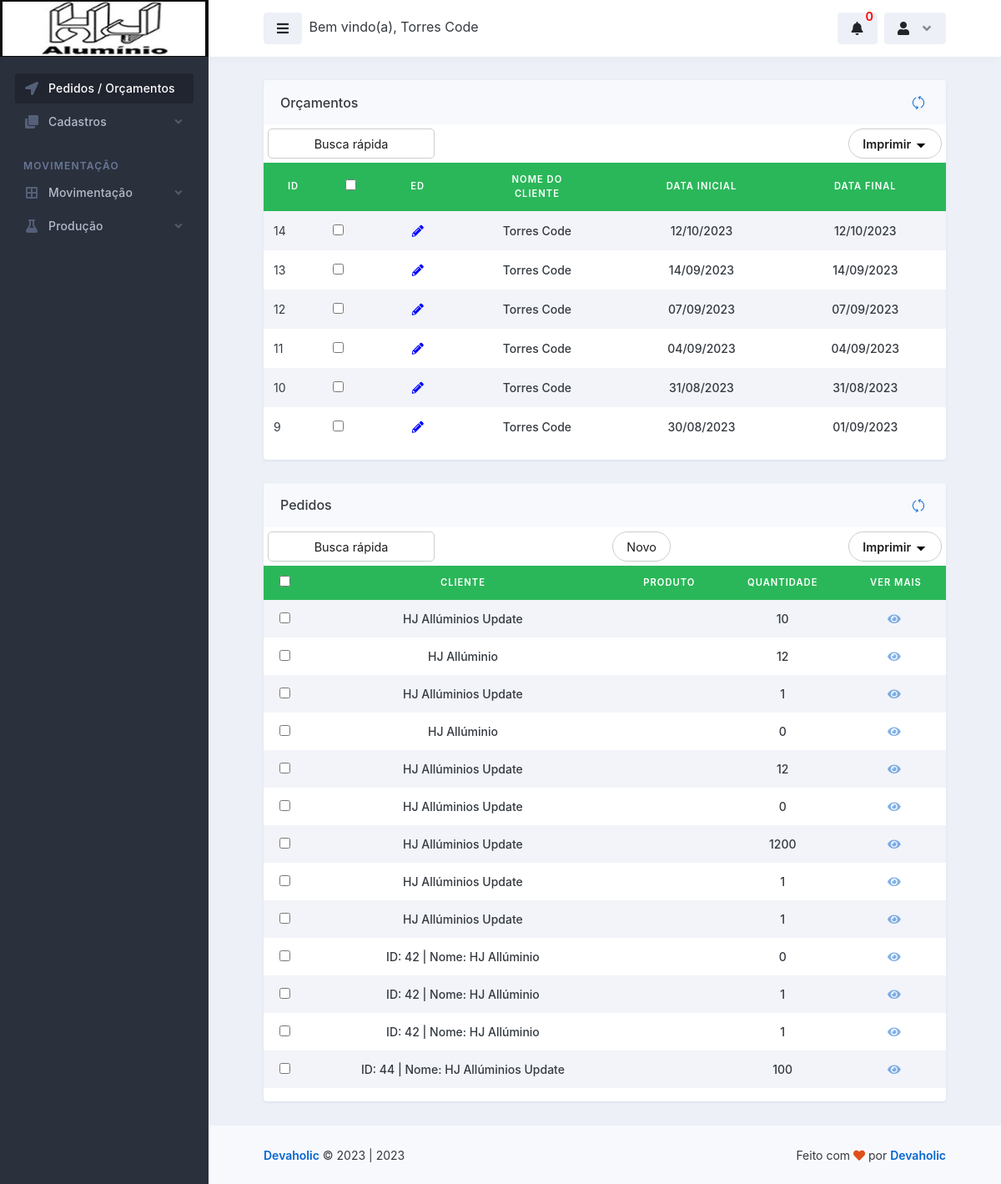
Before: /dashboard/dashboard.php (signed in) with the older database file.
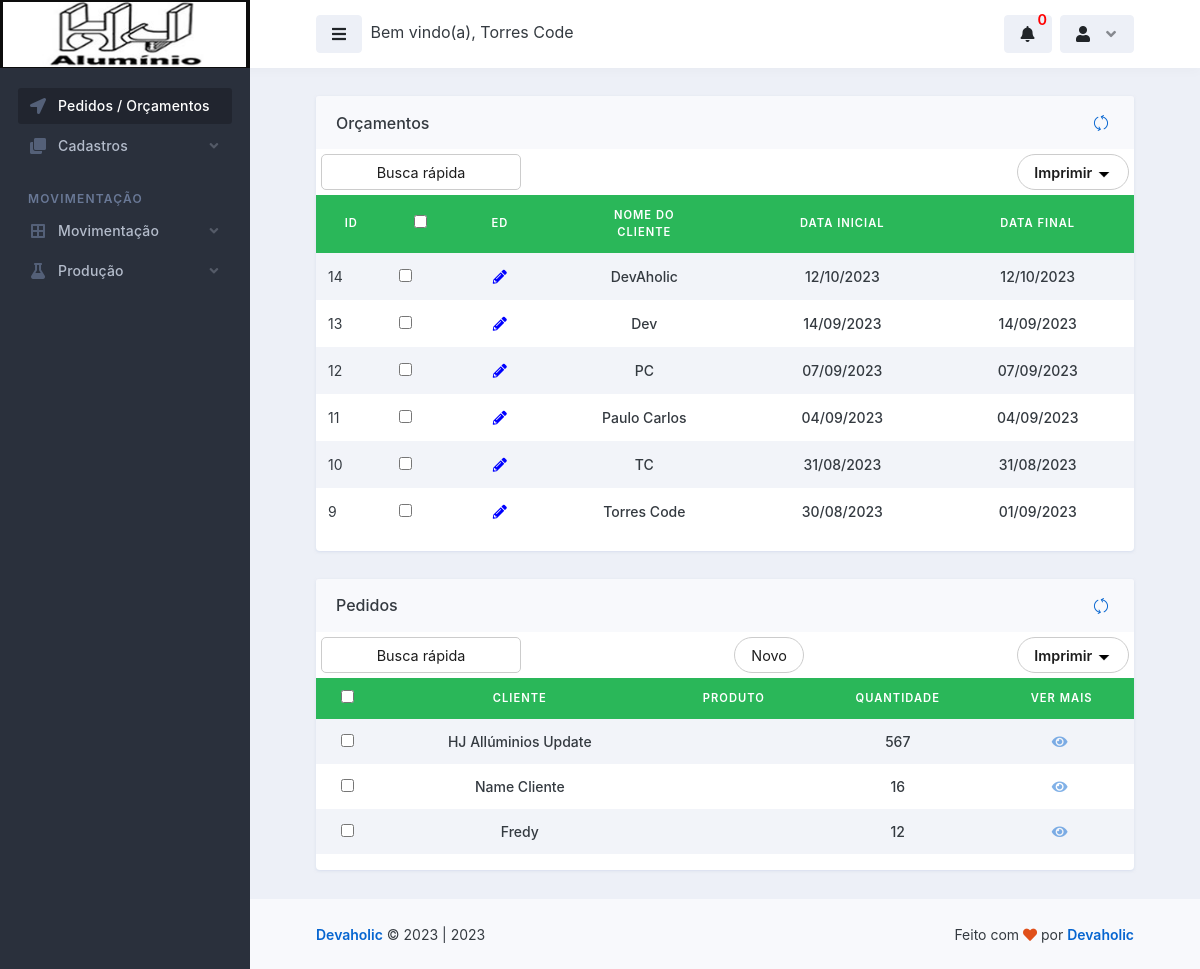
After: the same page with the newer database file.
### tables this page shows
CREATE TABLE `logado` (
  `id` int(11) NOT NULL,
  `nome` varchar(50) NOT NULL,
  `email` varchar(100) NOT NULL,
  `senha` varchar(50) NOT NULL,
  `parceiro_colaborador` varchar(100) NOT NULL,
  `cpf` int(100) NOT NULL,
  `rg` int(20) NOT NULL,
  `cep` int(20) NOT NULL,
  `endereco` varchar(100) NOT NULL,
  `telefone` varchar(50) NOT NULL,
  `complemento` varchar(100) NOT NULL,
  `bairro` varchar(100) NOT NULL,
  `cidade` varchar(100) NOT NULL,
  `uf` varchar(20) NOT NULL,
  `nascimento` varchar(100) NOT NULL,
  `nivel` varchar(20) NOT NULL
);

CREATE TABLE `pedidos_dos_clientes` (
  `id` int(11) NOT NULL,
  `nome_cliente` varchar(255) NOT NULL,
  `descricao_pedido` text NOT NULL,
  `data_inicial` varchar(255) NOT NULL,
  `data_final` varchar(255) NOT NULL,
  `garantia` varchar(255) NOT NULL,
  `status` varchar(255) NOT NULL,
  `nome_responsavel` varchar(255) NOT NULL
);

CREATE TABLE `tbl_ordem_producao` (
  `id` int(11) NOT NULL,
  `id_uniq` text NOT NULL,
  `cliente` varchar(255) NOT NULL,
  `modo` varchar(255) NOT NULL,
  `qtd` int(11) NOT NULL,
  `altura` int(11) NOT NULL,
  `largura` int(11) NOT NULL,
  `perfil_lado_esquerdo` varchar(255) NOT NULL,
  `usinagem_para_esquerdo` varchar(100) NOT NULL,
  `puxador_esquerdo` varchar(100) NOT NULL,
  `perfil_lado_direito` varchar(255) NOT NULL,
  `usinagem_para_direito` varchar(100) NOT NULL,
  `puxador_direito` varchar(100) NOT NULL,
  `perfil_lado_superior` varchar(255) NOT NULL,
  `usinagem_para_superior` varchar(100) NOT NULL,
  `puxador_superior` varchar(100) NOT NULL,
  `perfil_lado_inferior` varchar(255) NOT NULL,
  `usinagem_para_inferior` varchar(100) NOT NULL,
  `puxador_inferior` varchar(100) NOT NULL,
  `vidro` varchar(255) NOT NULL,
  `tv` varchar(5) NOT NULL,
  `servicos` varchar(255) NOT NULL,
  `travessa` varchar(255) NOT NULL,
  `portas_pares` varchar(255) NOT NULL,
  `reforco` varchar(255) NOT NULL,
  `desempenador` varchar(255) NOT NULL,
  `esquadreta` varchar(255) NOT NULL,
  `ponteira` varchar(255) NOT NULL,
  `kit` varchar(255) NOT NULL,
  `valor_item_cliente` varchar(255) NOT NULL,
  `porcento_desconto` varchar(255) NOT NULL,
  `desconto` varchar(255) NOT NULL,
  `produto` varchar(255) NOT NULL,
  `prod_qtd` varchar(255) NOT NULL,
  `prod_usinagem_puxador` varchar(255) NOT NULL,
  `prod_valor_item_cliente` varchar(255) NOT NULL,
  `prod_porcento_desconto` varchar(255) NOT NULL,
  `prod_desconto` varchar(255) NOT NULL,
  `val_forma_pagamento` varchar(255) NOT NULL,
  `val_condicao_pagamento` varchar(255) NOT NULL,
  `val_situacao_financeira` varchar(255) NOT NULL,
  `val_qtd_portas` varchar(255) NOT NULL,
  `val_qtd_vidros` varchar(255) NOT NULL,
  `val_qtd_quadros` varchar(255) NOT NULL,
  `val_qtd_total` varchar(255) NOT NULL,
  `val_total_consumidor` varchar(255) NOT NULL,
  `val_valor_itens_clientes` varchar(255) NOT NULL,
  `val_porcento_desconto` varchar(255) NOT NULL,
  `val_desconto` varchar(255) NOT NULL,
  `val_frete` varchar(255) NOT NULL,
  `val_total_cliente` varchar(255) NOT NULL,
  `out_valor_itens_parceiro` varchar(255) NOT NULL,
  `out_porcento_desconto` varchar(255) NOT NULL,
  `out_desconto` varchar(255) NOT NULL,
  `out_total_parceiro` varchar(255) NOT NULL,
  `out_markup_parceiro` varchar(255) NOT NULL,
  `out_total_fabrica` varchar(255) NOT NULL,
  `out_markup_fabrica` varchar(255) NOT NULL,
  `obs_observacao_op` varchar(255) NOT NULL,
  `ap_cli_aprovacao_cliente` varchar(255) NOT NULL,
  `ap_cli_aprovacao_cliente_data` varchar(255) NOT NULL,
  `ap_cli_cliente_retira` varchar(255) NOT NULL,
  `ap_cli_pedido_parceiro` varchar(255) NOT NULL,
  `ap_parc_aprovacao_parceiro` varchar(255) NOT NULL,
  `ap_parc_andamento_parceiro` varchar(255) NOT NULL,
  `ap_parc_entregue_data` varchar(255) NOT NULL,
  `ap_parc_vendedor_interno` varchar(255) NOT NULL,
  `ap_parc_vendedor_externo` varchar(255) NOT NULL,
  `ap_parc_vendedor_pedido` varchar(255) NOT NULL,
  `ap_fab_aprovacao_fabrica` varchar(255) NOT NULL,
  `ap_fab_pedido_fabrica_data` varchar(255) NOT NULL,
  `ap_fab_andamento` varchar(255) NOT NULL,
  `ap_fab_entrou_producao_data` varchar(255) NOT NULL,
  `ap_fab_produzido` varchar(50) NOT NULL,
  `ap_fab_entregue` varchar(50) NOT NULL
);

### database.php (called while the page is built, shortened)
<?php
    class database
    {
        public $server = 'localhost';
        public $user = 'hjalum89_maxi';
        public $pass = 'HjAluminio123';
        public $bdn = 'hjalum89_Maxi';
        public function __construct()
        {
            try{
            $this->conn = new PDO('mysql:host='.$this->server.'; dbname='.$this->bdn, $this->user, $this->pass);
            } catch(PDOException $e){
                echo "Error $e";
            }
        }
    }
?>

### controllers/controllers_pedidos_dos_clientes.php (called while the page is built, shortened)
<?php
    include "../database.php";
class controllers_pedidos_dos_clientes extends database
{
    public function selecionar_pedidos_dos_clientes()
    {
        $selecionar_pedidos_dos_clientes = $this->conn->prepare("SELECT * FROM pedidos_dos_clientes ORDER BY id DESC");
        $selecionar_pedidos_dos_clientes->execute();
        $resulpedidos_dos_clientes = $selecionar_pedidos_dos_clientes->fetchAll(PDO::FETCH_ASSOC);
        return $resulpedidos_dos_clientes;
    }
    public function selecionar_tbl_ordem_producao()
    {
        $selecionar_tbl_ordem_producao = $this->conn->prepare("SELECT * FROM tbl_ordem_producao ORDER BY id DESC");
        $selecionar_tbl_ordem_producao->execute();
        $resultbl_ordem_producao_all = $selecionar_tbl_ordem_producao->fetchAll(PDO::FETCH_ASSOC);
        return $resultbl_ordem_producao_all;
    }
}
?>

### dashboard/dashboard.php (the view, shortened to what the rows shown need)
<!doctype html>
<html lang="en">
  <head>
    <link rel="stylesheet" id="css-main" href="../assets/css/dashmix.min.css">
  </head>
  <body>
    <div id="page-container" class="sidebar-o sidebar-dark enable-page-overlay side-scroll page-header-fixed main-content-narrow">
      <?php require_once "../template/header.php" ?>
      <main id="main-container">
        <div class="content">
          <div class="row">
            <div class="col-md-12">
              <div class="block block-rounded block-mode-loading-refresh">
                <div class="table-responsive">
                  <table class="table table-striped table-hover table-borderless table-vcenter fs-sm">
                    <thead style="text-align: center; font-size: 0.8em; background-color: #2ab759; color: #fff;">
                      <tr class="text-uppercase">
                        <th>ID</th>
                        <th class="text-center d-xl-table-cell"><input type="checkbox" name="" id=""></th>
                        <th>Ed</th>
                        <th>Nome do <br> Cliente</th>
                        <th>Data Inicial</th>
                        <th>Data Final</th>
                      </tr>
                    </thead>
                    <tbody>
                      <?php
                        require_once "../controllers/controllers_pedidos_dos_clientes.php";
                        $pedidos_dos_clientes = new controllers_pedidos_dos_clientes();
                        $result_pedidos = $pedidos_dos_clientes->selecionar_pedidos_dos_clientes();
                        if(count($result_pedidos) > 0)
                        {
                          foreach($result_pedidos as $row_pedidos){
                      ?>
                      <tr>
                        <td><?php echo $row_pedidos['id']; ?></td>
                        <td>
                          <form id="selectForm">
                              <?php
                                echo '<input type="checkbox" name="selectedItems[]" value="' . $row_pedidos['id'] . '">';
                              ?>
                          </form>
                        </td>
                        <td class="text-center d-xl-table-cell" style="color: blue;">
                          <form action="gestao_pedidos.php" method="post">
                            <button type="submit" style="cursor: pointer; border: none; background-color: transparent;">
                              <i class="fa fa-pencil-alt" style="color: blue;"></i>
                            </button>
                          </form>
                        </td>
                        <td class="text-center text-end fw-medium">
                          <?= $row_pedidos['nome_cliente']; ?>
                        </td>
                        <td class="text-center text-end fw-medium">
                          <?= $row_pedidos['data_inicial']; ?>
                        </td>
                        <td class="text-center text-end fw-medium">
                          <?= $row_pedidos['data_final']; ?>
                        </td>
                      </tr>
                      <?php
                        } } else
                        {
                          echo "<h1>Nenhum registo encontrado!</h1>";
                        }
                      ?>
                    </tbody>
                  </table>
                </div>
                </div>
          <div class="row">
            <div class="col-md-12">
              <div class="block block-rounded block-mode-loading-refresh">
                <div class="table-responsive">
                  <table class="table table-striped table-hover table-borderless table-vcenter fs-sm">
                    <thead style="text-align: center; font-size: 0.8em; background-color: #2ab759; color: #fff;">
                      <tr class="text-uppercase">
                        <th><input type="checkbox"></th>
                        <th>Cliente</th>
                        <th>Produto</th>
                        <th>Quantidade</th>
                        <th>Ver Mais</th>
                      </tr>
                    </thead>
                    <tbody>
                      <?php
                        require_once '../controllers/controllers_pedidos_dos_clientes.php';
                        $pedidos_p = new controllers_pedidos_dos_clientes();
                        $result_p = $pedidos_p->selecionar_tbl_ordem_producao();
                        if(count($result_p) > 0)
                        {
                          foreach($result_p as $row_p){
                      ?>
                      <tr>
                        <td class="text-center text-end fw-medium">
                          <form id="selectForm">
                              <?php
                                echo '<input type="checkbox" name="selectedItems[]" value="' . $row_pedidos['id'] . '">';
                              ?>
                          </form>
                        </td>
                        <td class="text-center text-end fw-medium">
                          <?= $row_p['cliente']; ?>
                        </td>
                        <td class="text-center text-end fw-medium">
                        </td>
                        <td class="text-center text-end fw-medium">
                          <?= $row_p['qtd']; ?>
                        </td>
                        <td class="text-center text-nowrap fw-medium" style="display: flex; justify-content: center; align-items: center;">
                          <a href="vermais_pedidos.php?view_pedidos=<?php $idCriptografado = base64_encode($row_p['id']); echo $idCriptografado;?>">
                              <i class="fa fa-eye me-1 opacity-50"></i>
                          </a>
                        </td>
                      </tr>
                      <?php
                        } } else
                        {
                          echo "<h1>Nenhum registo encontrado!</h1>";
                        }
                      ?>
                    </tbody>
                  </table>
                </div>
                </div>
              </div>
              </div>
            </div>
          </div>
        </div>
      </main>
    </div>
  </body>
</html>

### template/header.php (shortened to what the rows shown need)
<?php
    require_once "../conexao-bd.php";
    $email = $_SESSION['email'];
    $selecinarUserLogado = $conn->prepare("SELECT * FROM logado WHERE email = :email");
    $selecinarUserLogado->bindValue(':email', $email);
    $selecinarUserLogado->execute();
    $row = $selecinarUserLogado->fetch(PDO::FETCH_ASSOC);
?>
<header id="page-header">
    <div class="content-header">
    <div class="space-x-1">
        <button type="button" class="btn btn-alt-secondary" data-toggle="layout" data-action="sidebar_toggle">
        <i class="fa fa-fw fa-bars"></i>
        </button>
        <span class="d-sm-inline-block">Bem vindo(a), <?php echo $row['nome']; ?></span>
    </div>
    </div>
</header>

Changed rows visible on the page:
removed tbl_ordem_producao: cliente "HJ Allúminios Update", qtd "10"
removed tbl_ordem_producao: cliente "HJ Allúminio", qtd "12"
removed tbl_ordem_producao: cliente "HJ Allúminios Update", qtd "1"
removed tbl_ordem_producao: cliente "HJ Allúminio", qtd "0"
removed tbl_ordem_producao: cliente "HJ Allúminios Update", qtd "12"
removed tbl_ordem_producao: cliente "HJ Allúminios Update", qtd "0"
removed tbl_ordem_producao: cliente "HJ Allúminios Update", qtd "1200"
removed tbl_ordem_producao: cliente "HJ Allúminios Update", qtd "1"
removed tbl_ordem_producao: cliente "HJ Allúminios Update", qtd "1"
removed tbl_ordem_producao: cliente "ID: 42 | Nome: HJ Allúminio", qtd "0"
removed tbl_ordem_producao: cliente "ID: 42 | Nome: HJ Allúminio", qtd "1"
removed tbl_ordem_producao: cliente "ID: 42 | Nome: HJ Allúminio", qtd "1"
removed tbl_ordem_producao: cliente "ID: 44 | Nome: HJ Allúminios Update", qtd "100"
changed pedidos_dos_clientes id 14: nome_cliente "Torres Code" → "DevAholic"
changed pedidos_dos_clientes id 13: nome_cliente "Torres Code" → "Dev"
changed pedidos_dos_clientes id 12: nome_cliente "Torres Code" → "PC"
changed pedidos_dos_clientes id 11: nome_cliente "Torres Code" → "Paulo Carlos"
changed pedidos_dos_clientes id 10: nome_cliente "Torres Code" → "TC"
added tbl_ordem_producao: cliente "HJ Allúminios Update", qtd "567"
added tbl_ordem_producao: cliente "Name Cliente", qtd "16"
added tbl_ordem_producao: cliente "Fredy", qtd "12"
